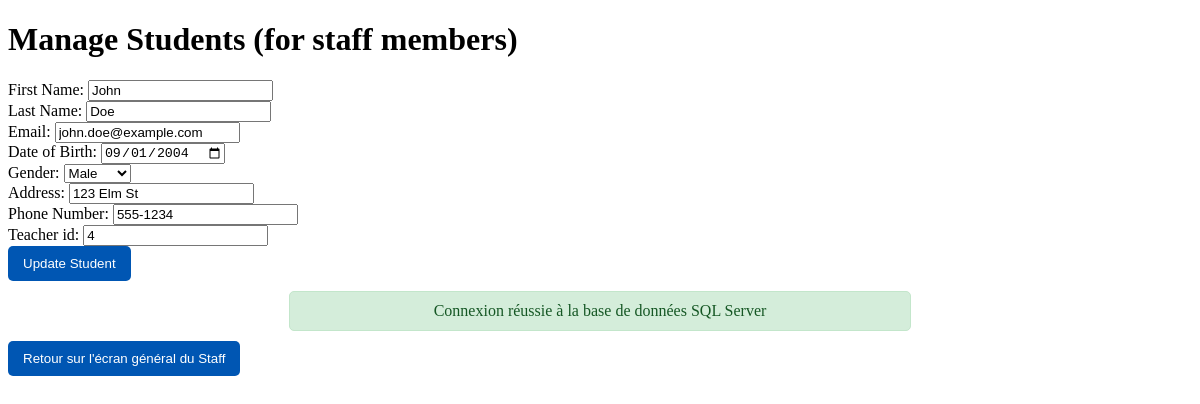
Page /manageStudents.php?action=edit&id=1 (signed in) on the committed database.
### tables this page shows
CREATE TABLE students (
    id INT AUTO_INCREMENT PRIMARY KEY,
    first_name VARCHAR(255) NOT NULL,
    last_name VARCHAR(255) NOT NULL,
    email VARCHAR(255) UNIQUE NOT NULL,
    date_of_birth DATE,
    gender ENUM('male', 'female', 'other'),
    address VARCHAR(255),
    phone_number VARCHAR(15),
    teacher_id INT,
    FOREIGN KEY (teacher_id) REFERENCES users(id)
);

### db.php (called while the page is built, shortened)
<?php
try {
    $successMsg = "Connexion réussie à la base de données SQL Server";
} catch (PDOException $e) {
    $errorMsg = "Erreur de connexion à la base de données";
}
?>

### manageStudents.php (the view, shortened to what this page needs)
<?php
include 'db.php';
$action = $_GET['action'] ?? 'list';
$id = $_GET['id'] ?? 0;
?>
<!DOCTYPE html>
<html lang="fr">
<head>
    <link rel="stylesheet" href="style.css">
</head>
<body>
    <h1>Manage Students (for staff members)</h1>
    <?php if ($action == 'create' || $action == 'edit'):
        if (isset($_GET['id']) && $action == 'edit') {
            $id = $_GET['id'];
            $stmt = $con->prepare("SELECT * FROM students WHERE id = ?;");
            $stmt->execute([$id]);
            $studentChoosed = $stmt->fetch();
        } elseif ($action == 'create') {
            echo "";
        } else {
            die('Invalid request!');
        }
    ?>
        <form method="post" action="?action=<?= htmlspecialchars($action) ?>&id=<?= htmlspecialchars($id) ?>">
            <label for="first_name">First Name:</label>
                <input type="text" id="first_name" name="first_name" value="<?php if($action == 'edit'){echo htmlspecialchars($studentChoosed['first_name']);}?>" required><br>
            <label for="last_name">Last Name:</label>
                <input type="text" id="last_name" name="last_name" value="<?php if($action == 'edit'){echo htmlspecialchars($studentChoosed['last_name']);} ?>" required><br>
            <label for="email">Email:</label>
                <input type="email" id="email" name="email" value="<?php if($action == 'edit'){echo htmlspecialchars($studentChoosed['email']);} ?>" required><br>
            <label for="date_of_birth">Date of Birth:</label>
                <input type="date" id="date_of_birth" name="date_of_birth" value="<?php if($action == 'edit'){echo htmlspecialchars($studentChoosed['date_of_birth']);} ?>" required><br>
            <label for="gender">Gender:</label>
            <select id="gender" name="gender" required>
                <option value="male" <?php if($action == 'edit'){echo ($studentChoosed['gender'] == 'male') ? 'selected' : '';} ?>>Male</option>
            </select><br>
            <label for="address">Address:</label>
                <input type="text" id="address" name="address" value="<?php if($action == 'edit'){echo htmlspecialchars($studentChoosed['address']);} ?>" required><br>
            <label for="phone_number">Phone Number:</label>
                <input type="text" id="phone_number" name="phone_number" value="<?php if($action == 'edit'){echo htmlspecialchars($studentChoosed['phone_number']);} ?>" required><br>
            <label for="teacher_id">Teacher id:</label>
                <input type="number" id="teacher_id" name="teacher_id" value="<?php if($action == 'edit'){echo htmlspecialchars($studentChoosed['teacher_id']);} ?>" required><br>
            <button type="submit"><?= $action == 'create' ? 'Create Student' : 'Update Student' ?></button>
        </form>
    <?php endif; ?>
    <?php if (!empty($successMsg)): ?>
        <div class="success-message">
            <?php echo htmlspecialchars($successMsg); ?>
        </div>
    <?php endif; ?>
    <button onclick="window.location.href='staffDashboard.php';">Retour sur l'écran général du Staff </button>
</body>
</html>

### style.css (style rules this page uses)
.success-message { color: #155724; background-color: #d4edda; border: 1px solid #c3e6cb; padding: 10px; margin: 10px 0; border-radius: 5px; text-align: center; max-width: 600px; margin-left: auto; margin-right: auto; }
button { padding: 10px 15px; background-color: #0056b3; color: white; border: none; border-radius: 5px; cursor: pointer; }

### rows in the picture
students: first_name "John", last_name "Doe", email "john.doe@example.com", date_of_birth "09/01/2004", gender "Male", address "123 Elm St", phone_number "555-1234", teacher_id "4"

### other values in the picture
$successMsg "Connexion réussie à la base de données SQL Server"
